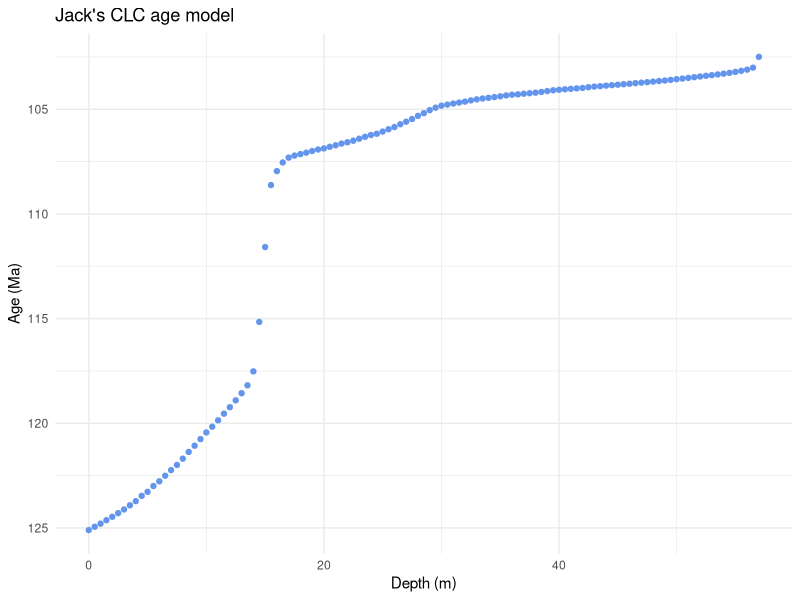
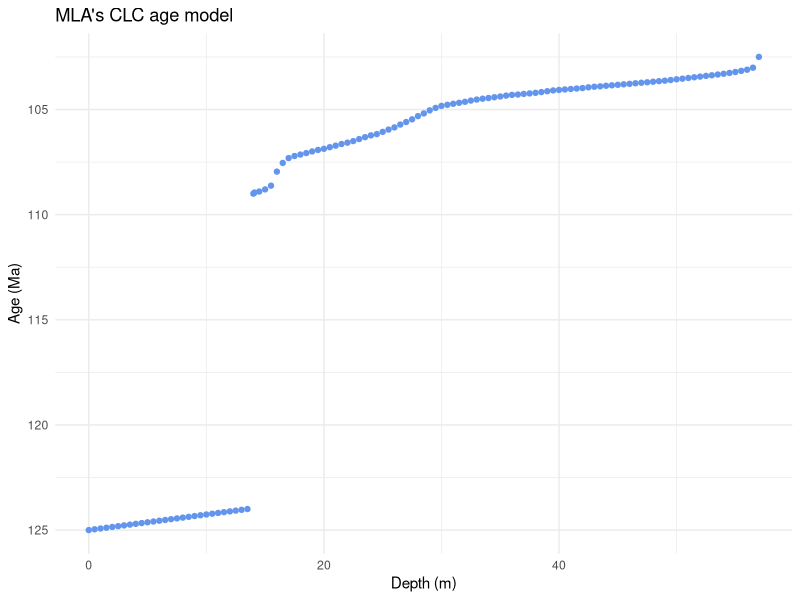
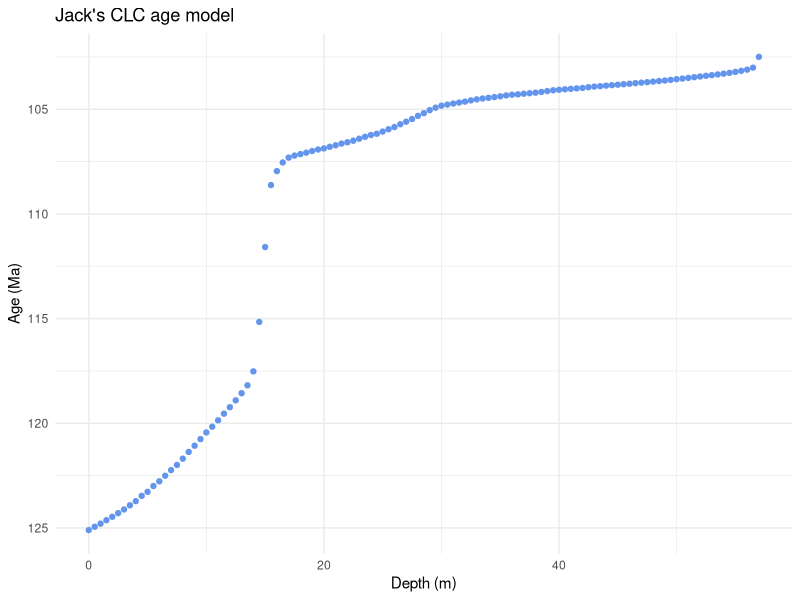
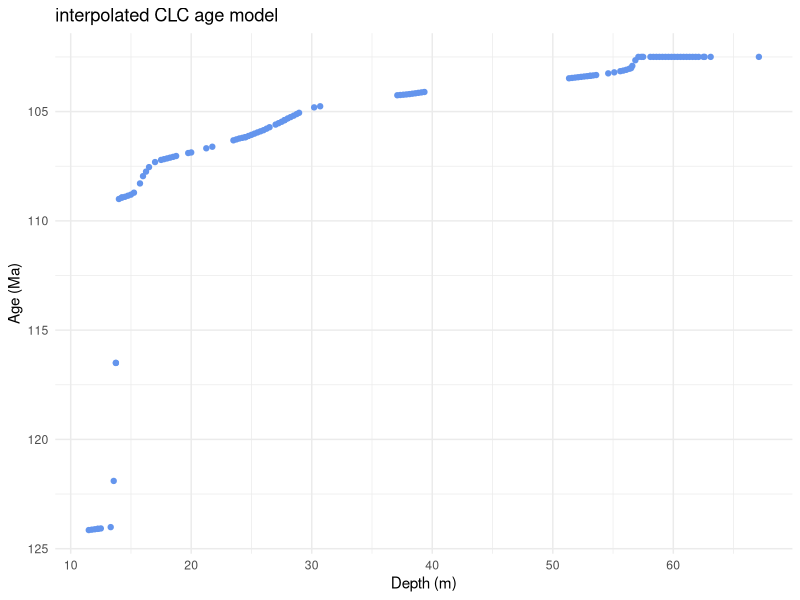
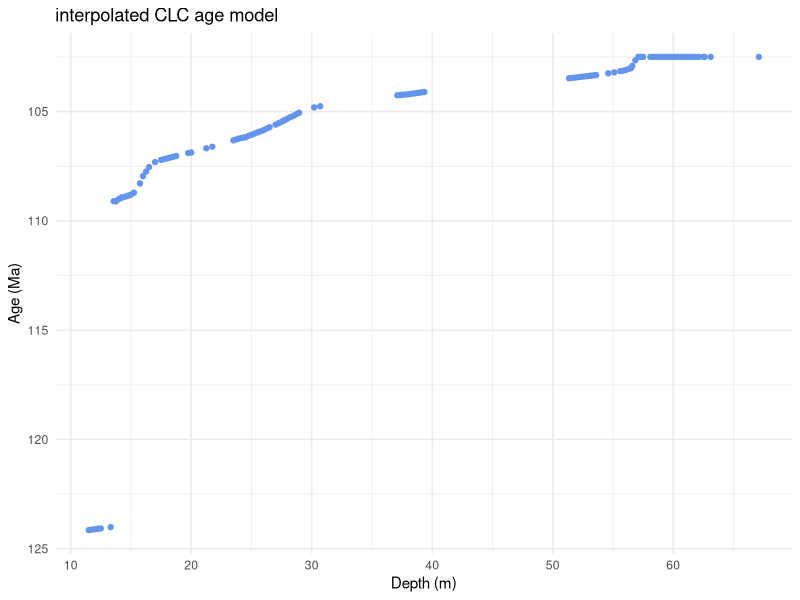

R code for these plots, in order: (Note: this script raises an error after producing the figures.)
# Setup ------------------------

  # Load packages
    library(ggplot2)
    library(readr)
    library(dplyr)
    library(zoo)
    library(here)

  # Read data

    # Read in Cody Landfill data
      CLC_isotope_data <- read.csv(here("data", "raw", "CLC_results1.csv"))

    # Read in cleaned Crooked Creek data
      CCC_isotope_data <- read.csv(here("data", "processed", "CCC_d13Corg_clean.csv"))

    # Load Jack's age models
      CLC_age_model <- read.csv(here::here("data", "raw", "Cody_Landfill_age_model.csv"))
      CCC_age_model <- read.csv(here::here("data", "raw", "Crooked_Creek_age_model.csv"))
      
        # Take a look at Jack's models
        ggplot(CLC_age_model, aes(x = Height_m, y = Preferred_Age)) +
          geom_point(color = "cornflowerblue", size = 1.5) +
          scale_y_reverse() +  # Reverses y-axis to show increasing age downward
          labs(
            x = "Depth (m)",
            y = "Age (Ma)",
            title = "Jack's CLC age model"
          ) +
          theme_minimal()
        
    # Load MLA revised CLC age model with unconformity
      CLC_age_model_MLA <- read.csv(here::here("data", "raw", "CLC_unconformity_mla_age_model.csv"))
      
        # Take a look at the model
        ggplot(CLC_age_model_MLA, aes(x = Height_m, y = Preferred_Age)) +
          geom_point(color = "cornflowerblue", size = 1.5) +
          scale_y_reverse() +  # Reverses y-axis to show increasing age downward
          labs(
            x = "Depth (m)",
            y = "Age (Ma)",
            title = "MLA's CLC age model"
          ) +
          theme_minimal()
        
    # Take a look at Jack's models
      ggplot(CLC_age_model, aes(x = Height_m, y = Preferred_Age)) +
        geom_point(color = "cornflowerblue", size = 1.5) +
        scale_y_reverse() +  # Reverses y-axis to show increasing age downward
        labs(
          x = "Depth (m)",
          y = "Age (Ma)",
          title = "Jack's CLC age model"
        ) +
        theme_minimal()
      
    # !!! omit CLC outlier !!! # probably a bust sample, maybe CO3 included
      CLC_isotope_data <- CLC_isotope_data[which(CLC_isotope_data$d.13C.12C < -15), ]
  
## integrate age models with isotope data ####
      
      # Cody Landfill - some isotope data outside range of age model so we put NA for age
        
        # Define interpolation range based on the age model
        min_height <- min(CLC_age_model_MLA$Height_m)
        max_height <- max(CLC_age_model_MLA$Height_m)
        
        # Mask values outside range to avoid flat extrapolation
        valid_heights <- CLC_isotope_data$Height_m >= min_height & CLC_isotope_data$Height_m <= max_height
        
        # Create an age column and assign NA by default
        CLC_isotope_data$age <- NA
        
        # Interpolate only for values within the valid range
        CLC_isotope_data$age[valid_heights] <- approx(
          x = CLC_age_model_MLA$Height_m,
          y = CLC_age_model_MLA$Preferred_Age,
          xout = CLC_isotope_data$Height_m[valid_heights],
          rule = 1  # No extrapolation
        )$y
          
        # Interpolate preferred age from CLC_age_model
            CLC_interp <- approx(
              x = CLC_age_model_MLA$Height_m,
              y = CLC_age_model_MLA$Preferred_Age,
              xout = CLC_isotope_data$Depth,  # replace with actual column name
              rule = 2
            )
            
          # Add interpolated age to CLC dataset
          CLC_isotope_data$age <- CLC_interp$y
          
        # Modify CLC age model to account for unconformity
          # Look at model first
            ggplot(CLC_isotope_data, aes(x = Depth, y = age)) +
              geom_point(color = "cornflowerblue", size = 1.5) +
              scale_y_reverse() +  # Reverses y-axis to show increasing age downward
              labs(
                x = "Depth (m)",
                y = "Age (Ma)",
                title = "interpolated CLC age model"
              ) +
              theme_minimal()
            
            # Manual edits
            CLC_isotope_data$age[CLC_isotope_data$age >= 110 & CLC_isotope_data$age <= 120] <- 109.1
            CLC_isotope_data$age[CLC_isotope_data$age >= 121 & CLC_isotope_data$age <= 123] <- 109.1
            
            # Look at model again
            ggplot(CLC_isotope_data, aes(x = Depth, y = age)) +
              geom_point(color = "cornflowerblue", size = 1.5) +
              scale_y_reverse() +  # Reverses y-axis to show increasing age downward
              labs(
                x = "Depth (m)",
                y = "Age (Ma)",
                title = "interpolated CLC age model"
              ) +
              theme_minimal()
            
            
      # Crooked Creek
        # Interpolate preferred age from CCC_age_model
        CCC_interp <- approx(
          x = CCC_age_model$Height_m,
          y = CCC_age_model$Preferred_Age,
          xout = CCCclean_isotope_data$Strat_m_above_Pryor,  # replace with actual column name
          rule = 2
        )
        
        # Add interpolated age to CCC dataset
        CCCclean_isotope_data$age <- CCC_interp$y
        
        
# Cody Landfill ------------
        ## By Depth ####
      # CLC d13C vs Depth
        gg_CLC_d13C_Depth <- ggplot(CLC_isotope_data[ order(CLC_isotope_data$Depth), ], aes(x = d.13C.12C, y = Depth)) +
          geom_point(size = 1.5, color = "cornflowerblue") +
          geom_path(aes(x=rollmean(d.13C.12C, 3, na.pad=TRUE)), colour = "black") +   # Add a line 
          labs(
            x = "d13Cdoc",
            y = "Stratigraphy (m above base of LSM)",
            title = "CLC C-isotope Chemostrat"
          ) +
          theme_minimal() +
          ylim(min = 0, max = 70) +
        coord_cartesian(xlim = c(-32, -20)) +
          theme(
            panel.background = element_blank(), 
            plot.background = element_blank(),
            panel.grid = element_blank(),  # Hide gridlines
            axis.line.y = element_blank(),  # Hide y-axis line
            #axis.ticks.y = element_blank(),  # Hide y-axis ticks
            #axis.text.y = element_blank(),  # Hide y-axis labels
            axis.title.y = element_blank(),  # Hide y-axis title
            panel.border = element_blank(),  # Hide side borders
            axis.ticks = element_line(color = "black"),  # Show x-axis ticks
            axis.ticks.length = unit(0.2, "cm")  # Set the length of x-axis ticks
          )
        
        # Display the plot
        print(gg_CLC_d13C_Depth)
        
        # Export the plot
        ggsave(
          filename = "CLC_d13C_Depth.png",     # Output file name
          plot = gg_CLC_d13C_Depth,               # Plot object
          path = here::here("results", "figures"),           # Directory 
          width = 3,                              # Width in inches
          height = 8,                             # Height in inches
          dpi = 300                               # Resolution
        )
        
 ## By Age ####
        
        # CLC d13C vs Age
        gg_CLC_d13C_Age <- ggplot(CLC_isotope_data[ order(CLC_isotope_data$age), ], aes(x = d.13C.12C, y = age)) +
          geom_point(size = 1.5, color = "cornflowerblue") +
          geom_path(aes(x=rollmean(d.13C.12C, 3, na.pad=TRUE)), colour = "black") +   # Add a line 
          labs(
            x = "d13Cdoc",
            y = "Age (Ma)",
            title = "CLC C-isotope Chemostrat"
          ) +
          theme_minimal() +
          scale_y_reverse(limits = c(125, 105)) +
          coord_cartesian(xlim = c(-32, -20)) +
          theme(
            panel.background = element_blank(), 
            plot.background = element_blank(),
            panel.grid = element_blank(),  # Hide gridlines
            axis.line.y = element_blank(),  # Hide y-axis line
            #axis.ticks.y = element_blank(),  # Hide y-axis ticks
            #axis.text.y = element_blank(),  # Hide y-axis labels
            axis.title.y = element_blank(),  # Hide y-axis title
            panel.border = element_blank(),  # Hide side borders
            axis.ticks = element_line(color = "black"),  # Show x-axis ticks
            axis.ticks.length = unit(0.2, "cm")  # Set the length of x-axis ticks
          )
        
        # Display the plot
        print(gg_CLC_d13C_Age)
        
        # Export the plot
        ggsave(
          filename = "CLC_d13C_Age.png",     # Output file name
          plot = gg_CLC_d13C_Age,               # Plot object
          path = here::here("results", "figures"),           # Directory 
          width = 3,                              # Width in inches
          height = 8,                             # Height in inches
          dpi = 300                               # Resolution
        )     
        

        
        
# Crooked Creek ---------
  ## By Depth ####
        # CLC d13C vs Depth
        gg_CCC_d13C_Depth <- ggplot(CLC_isotope_data[ order(CLC_isotope_data$Strat_m_above_Pryor), ], aes(x = d.13C.12C, y = Strat_m_above_Pryor)) +
          geom_point(size = 1.5, color = "cornflowerblue") +
          geom_path(aes(x=rollmean(d.13C.12C, 3, na.pad=TRUE)), colour = "black") +   # Add a line 
          labs(
            x = Cdelt,
            y = "Stratigraphy (m above base of LSM)",
            title = "CCC d13C by Depth"
          ) +
          theme_minimal() +
          ylim(min = 0, max = 70) +
          coord_cartesian(xlim = c(-32, -20)) +
          theme(
            panel.background = element_blank(), 
            plot.background = element_blank(),
            panel.grid = element_blank(),  # Hide gridlines
            axis.line.y = element_blank(),  # Hide y-axis line
            #axis.ticks.y = element_blank(),  # Hide y-axis ticks
            #axis.text.y = element_blank(),  # Hide y-axis labels
            axis.title.y = element_blank(),  # Hide y-axis title
            panel.border = element_blank(),  # Hide side borders
            axis.ticks = element_line(color = "black"),  # Show x-axis ticks
            axis.ticks.length = unit(0.2, "cm")  # Set the length of x-axis ticks
          )
        
        # Display the plot
        print(gg_CCC_d13C_Depth)
        
        # Export the plot
        ggsave(
          filename = "CCC_d13C_Depth.png",     # Output file name
          plot = gg_CCC_d13C_Depth,               # Plot object
          path = here::here("results", "figures"),           # Directory 
          width = 3,                              # Width in inches
          height = 8,                             # Height in inches
          dpi = 300                               # Resolution
        )
## By Age ####
        # CCC d13C vs Age
        gg_CCC_d13C_Age <- ggplot(CCCclean_isotope_data[ order(CCCclean_isotope_data$age), ], aes(x = avg_d13C_VPDB, y = age)) +
          geom_point(size = 1.5, color = "cornflowerblue") +
          geom_path(aes(x=rollmean(avg_d13C_VPDB, 3, na.pad=TRUE)), colour = "black") +   # Add a line 
          labs(
            x = "d13Cdoc",
            y = "Stratigraphy (m above base of LSM)",
            title = "CCC d13C by Age"
          ) +
          theme_minimal() +
          scale_y_reverse(limits = c(125, 105)) +
          coord_cartesian(xlim = c(-32, -20)) +
          theme(
            panel.background = element_blank(), 
            plot.background = element_blank(),
            panel.grid = element_blank(),  # Hide gridlines
            axis.line.y = element_blank(),  # Hide y-axis line
            #axis.ticks.y = element_blank(),  # Hide y-axis ticks
            #axis.text.y = element_blank(),  # Hide y-axis labels
            axis.title.y = element_blank(),  # Hide y-axis title
            panel.border = element_blank(),  # Hide side borders
            axis.ticks = element_line(color = "black"),  # Show x-axis ticks
            axis.ticks.length = unit(0.2, "cm")  # Set the length of x-axis ticks
          )
        
        # Display the plot
        print(gg_CCC_d13C_Age)
        
        # Export the plot
        ggsave(
          filename = "CCC_d13C_Age.png",     # Output file name
          plot = gg_CCC_d13C_Age,               # Plot object
          path = here::here("results", "figures"),           # Directory 
          width = 3,                              # Width in inches
          height = 8,                             # Height in inches
          dpi = 300                               # Resolution
        )
        
        
# combined plots -----------------------------------------------------------------------
       
  ## age ------------------------------
     # Define delta notation for axis label
        Cdelt <- expression(delta^13 * "C" ~ "(‰ vs. VPDB)")
        
        # Determine shared y-axis range
        common_y_limits <- c(125, 100)
        
        # Redefine each plot with standardized formatting
        gg_CLC_d13C_Age <- ggplot(CLC_isotope_data[order(CLC_isotope_data$age), ]) +
          geom_point(aes(x = d.13C.12C, y = age), size = 1.5, color = "cornflowerblue") +
          geom_path(aes(x = rollmean(d.13C.12C, 3, na.pad = TRUE), y = age), color = "black") +
          scale_y_reverse(limits = common_y_limits) +
          coord_cartesian(xlim = c(-32, -18)) +
          labs(
            x = Cdelt,
            y = "Age (Ma)",
            title = expression("Cody Landfill " * delta^13 * "C by Age")) + 
          theme_minimal() +
          theme(
            panel.background = element_blank(),
            plot.background = element_blank(),
            panel.grid = element_blank(),
            axis.line.y = element_blank(),
            axis.title.y = element_blank(),
            panel.border = element_blank(),
            axis.ticks = element_line(color = "black"),
            axis.ticks.length = unit(0.2, "cm")
          )
        
        gg_CCC_d13C_Age <- ggplot(CCCclean_isotope_data[order(CCCclean_isotope_data$age), ]) +
          geom_point(aes(x = avg_d13C_VPDB, y = age), size = 1.5, color = "cornflowerblue") +
          geom_path(aes(x = rollmean(avg_d13C_VPDB, 3, na.pad = TRUE), y = age), color = "black") +
          scale_y_reverse(limits = common_y_limits) +
          coord_cartesian(xlim = c(-32, -18)) +
          labs(
            x = Cdelt,
            y = "Age (Ma)",
            title = expression("Crooked Creek " * delta^13 * "C by Age")) + 
          theme_minimal() +
          theme(
            panel.background = element_blank(),
            plot.background = element_blank(),
            panel.grid = element_blank(),
            axis.line.y = element_blank(),
            axis.title.y = element_blank(),
            panel.border = element_blank(),
            axis.ticks = element_line(color = "black"),
            axis.ticks.length = unit(0.2, "cm")
          )
        
        # Combine with patchwork
        library(patchwork)
        
        gg_d13C_combined_by_age <- gg_CLC_d13C_Age + gg_CCC_d13C_Age +
          plot_layout(ncol = 2, guides = "collect") &
          theme(legend.position = "bottom")
        
        # Print combined plot
        print(gg_d13C_combined_by_age)      
        
        # Export the plot
        ggsave(
          filename = "d13C_combined_by_age.png",     # Output file name
          plot = gg_d13C_combined_by_age,               # Plot object
          path = here::here("results", "figures"),
          width = 11,        
          height = 8.5,       
          dpi = 300
        )
        
  ## depth ------------------------------

        # Determine shared y-axis range
         common_y_limits <- c(0, 70)
        
        # Redefine each plot with standardized formatting
        gg_CLC_d13C_Depth <- ggplot(CLC_isotope_data[order(CLC_isotope_data$Depth), ]) +
          geom_point(aes(x = d.13C.12C, y = Depth), size = 1.5, color = "cornflowerblue") +
          geom_path(aes(x = rollmean(d.13C.12C, 3, na.pad = TRUE), y = Depth), color = "black") +
          scale_y_continuous(limits = common_y_limits) +
          coord_cartesian(xlim = c(-32, -18)) +
          labs(
            x = Cdelt,
            y = "Depth (m above Pryor Mbr)",
            title = expression("Cody Landfill " * delta^13 * "C by Depth")) + 
          theme_minimal() +
          theme(
            panel.background = element_blank(),
            plot.background = element_blank(),
            panel.grid = element_blank(),
            axis.line.y = element_blank(),
            axis.title.y = element_blank(),
            panel.border = element_blank(),
            axis.ticks = element_line(color = "black"),
            axis.ticks.length = unit(0.2, "cm")
          )
        
        CCCclean_isotope_data
        gg_CCC_d13C_Depth <- ggplot(CCCclean_isotope_data[order(CCCclean_isotope_data$Strat_m_above_Pryor), ]) +
          geom_point(aes(x = avg_d13C_VPDB, y = Strat_m_above_Pryor), size = 1.5, color = "cornflowerblue") +
          geom_path(aes(x = rollmean(avg_d13C_VPDB, 3, na.pad = TRUE), y = Strat_m_above_Pryor), color = "black") +
          scale_y_continuous(limits = common_y_limits) +
          coord_cartesian(xlim = c(-32, -18)) +
          labs(
            x = Cdelt,
            y = "Depth (m above Pryor Mbr)",
            title = expression("Crooked Creek " * delta^13 * "C by Depth")) + 
          theme_minimal() +
          theme(
            panel.background = element_blank(),
            plot.background = element_blank(),
            panel.grid = element_blank(),
            axis.line.y = element_blank(),
            axis.title.y = element_blank(),
            panel.border = element_blank(),
            axis.ticks = element_line(color = "black"),
            axis.ticks.length = unit(0.2, "cm")
          )
        
        
        gg_d13C_combined_by_depth <- gg_CLC_d13C_Depth + gg_CCC_d13C_Depth +
          plot_layout(ncol = 2, guides = "collect") &
          theme(legend.position = "bottom")
        
        # Print combined plot
        print(gg_d13C_combined_by_depth)      
        
        # Export the plot
        ggsave(
          filename = "d13C_combined_by_depth.png",     # Output file name
          plot = gg_d13C_combined_by_depth,               # Plot object
          path = here::here("results", "figures"),
          width = 11,        
          height = 8.5,       
          dpi = 300
        )
        
  